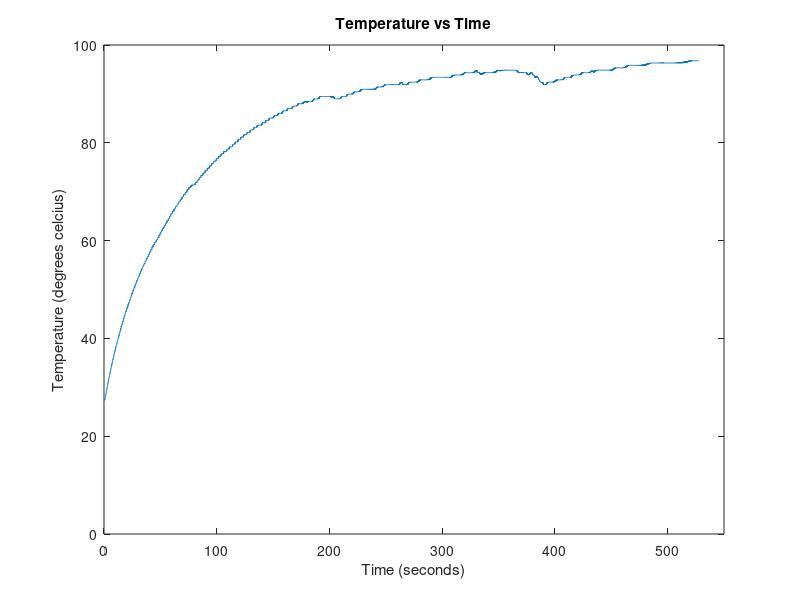

Write the MATLAB code that produced this figure.
clear all
clc
maxtemp = load('maxtemp.txt');
temp = maxtemp(1:15000,1);
time_ms = maxtemp(1:15000,3);
time = (time_ms-5000)/1000;
plot(time,temp)
time_axis = linspace(0,540,60);
axis([0,550,0,100]);
title('Temperature vs Time');
xlabel('Time (seconds)');
ylabel('Temperature (degrees celcius)');